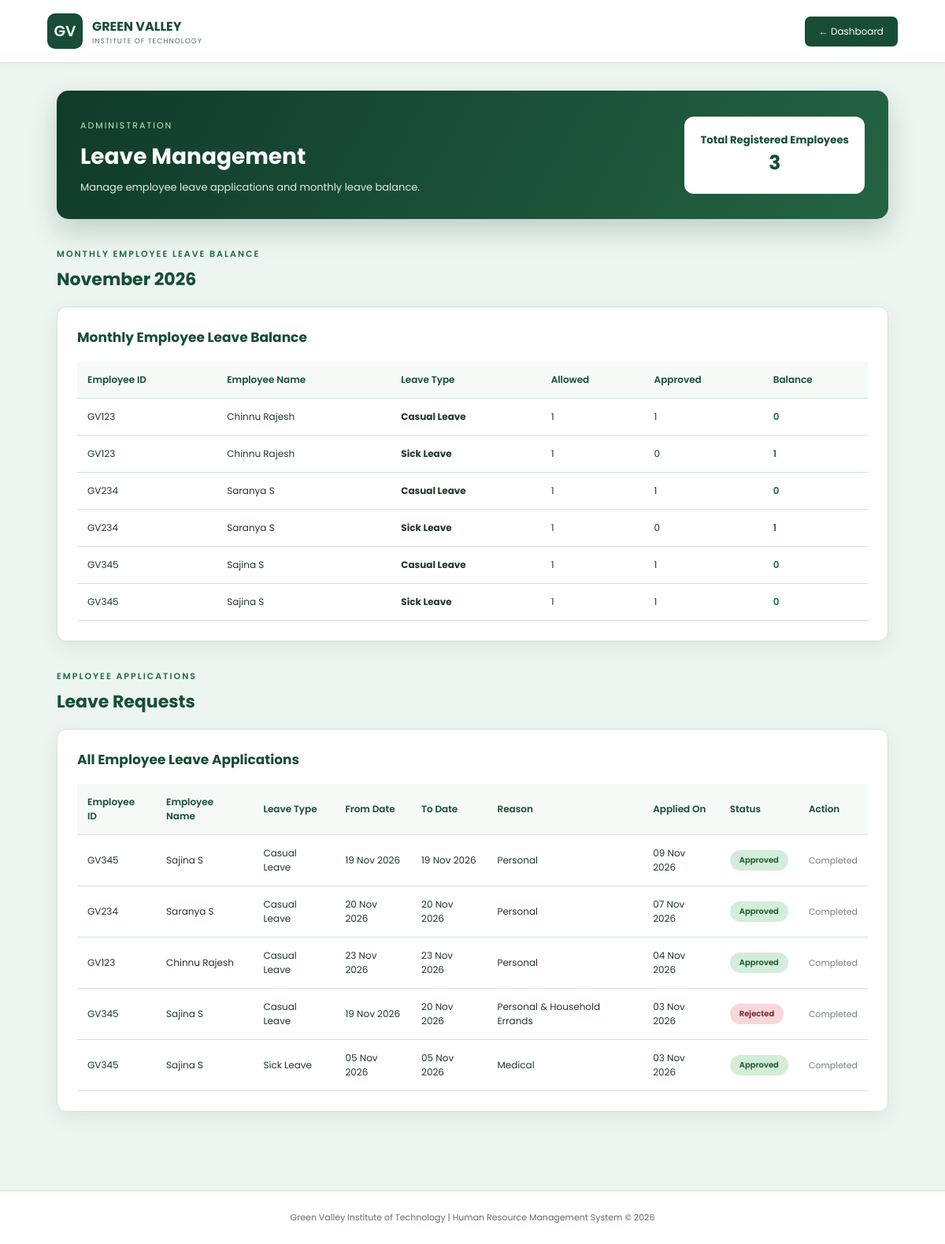
Page /manage_leave/ (signed in) on the committed database.
### app/models.py (models this page shows, shortened)
class Leave(models.Model):
    LEAVE_TYPES = [
        ('Casual Leave', 'Casual Leave'),
        ('Sick Leave', 'Sick Leave'),
        ('Emergency Leave', 'Emergency Leave'),
    ]
    STATUS_CHOICES = [
        ('Pending', 'Pending'),
        ('Approved', 'Approved'),
        ('Rejected', 'Rejected'),
    ]
    employee = models.ForeignKey(
        'Employee',
        on_delete=models.CASCADE
    )
    leave_type = models.CharField(
        max_length=30,
        choices=LEAVE_TYPES
    )
    from_date = models.DateField()
    to_date = models.DateField()
    reason = models.TextField()
    status = models.CharField(
        max_length=20,
        choices=STATUS_CHOICES,
        default='Pending'
    )
    applied_on = models.DateTimeField(
        auto_now_add=True
    )

class Employee(models.Model):
    user = models.OneToOneField(User, on_delete=models.CASCADE)
    employeeid = models.CharField(max_length=50, unique=True)
    phonenumber = models.CharField(max_length=10, null=True, blank=True)
    department = models.CharField(max_length=100, blank=True)
    designation = models.CharField(max_length=200, blank=True)
    joiningdate = models.DateField(null=True, blank=True)
    salary = models.DecimalField(max_digits=10, decimal_places=2, default=0)

### app/views.py (the view)
# urls.py: path('manage_leave/', views.manage_leave, name='manage_leave'),
@login_required
def manage_leave(request):
    total_employees = Employee.objects.count()
    if not request.user.is_staff:
        messages.error(request, "Admin access required.")
        return redirect('adminlogin')
    today = timezone.localdate()
    employees = Employee.objects.select_related(
        'user'
    ).all().order_by('employeeid')
    monthly_balances = []
    for employee in employees:
        for leave_type in ['Casual Leave', 'Sick Leave']:
            used = get_approved_leave_days(
                employee,
                leave_type,
                today.year,
                today.month
            )
            monthly_balances.append({
                'employeeid': employee.employeeid,
                'name': employee.user.first_name,
                'leave_type': leave_type,
                'allowed': 1,
                'used': used,
                'remaining': max(0, 1 - used)
            })
    leave_records = Leave.objects.select_related(
        'employee',
        'employee__user'
    ).all().order_by('-applied_on')
    context = {
        'total_employees': total_employees,
        'monthly_balances': monthly_balances,
        'leave_records': leave_records,
        'current_month': today.strftime('%B %Y'),
        'total_requests': leave_records.count(),
        'pending_count': leave_records.filter(
            status='Pending'
        ).count(),
        'approved_count': leave_records.filter(
            status='Approved'
        ).count(),
        'rejected_count': leave_records.filter(
            status='Rejected'
        ).count(),
    }
    return render(
        request,
        'manage_leave.html',
        context
    )

### app/views.py (called while the page is built)
def get_approved_leave_days(employee, leave_type, year, month, exclude_id=None):
    first_day = date(year, month, 1)
    if month == 12:
        next_month = date(year + 1, 1, 1)
    else:
        next_month = date(year, month + 1, 1)
    last_day = next_month - timedelta(days=1)
    leaves = Leave.objects.filter(
        employee=employee,
        leave_type=leave_type,
        status='Approved',
        from_date__lte=last_day,
        to_date__gte=first_day
    )
    if exclude_id:
        leaves = leaves.exclude(id=exclude_id)
    used = 0
    for leave in leaves:
        start = max(leave.from_date, first_day)
        end = min(leave.to_date, last_day)
        used += (end - start).days + 1
    return used

### templates/manage_leave.html (shortened to what this page needs)
<!DOCTYPE html>
<html lang="en">
<head>
</head>
<body>
<header>
    <div class="logo">
        <div class="logo-icon">GV</div>
        <div>
            <h2>GREEN VALLEY</h2>
            <p>INSTITUTE OF TECHNOLOGY</p>
        </div>
    </div>
    <a href="{% url 'admindashboard' %}" class="back-btn">
        ← Dashboard
    </a>
</header>
<main class="container">
    <section class="welcome">
    <div>
        <span>ADMINISTRATION</span>
        <h1>Leave Management</h1>
        <p>Manage employee leave applications and monthly leave balance.</p>
    </div>
    <div class="admin-badge">
        <h5>Total Registered Employees</h5>
        <h2>{{ total_employees }}</h2>
    </div>
</section>
    <div class="section-heading">
        <span>MONTHLY EMPLOYEE LEAVE BALANCE</span>
        <h2>{{ current_month }}</h2>
    </div>
    <section class="card">
        <h3>Monthly Employee Leave Balance</h3>
        <div class="table-wrapper">
            <table>
                <thead>
                    <tr>
                        <th>Employee ID</th>
                        <th>Employee Name</th>
                        <th>Leave Type</th>
                        <th>Allowed</th>
                        <th>Approved</th>
                        <th>Balance</th>
                    </tr>
                </thead>
                <tbody>
                    {% for item in monthly_balances %}
                    <tr>
                        <td>{{ item.employeeid }}</td>
                        <td>{{ item.name|title }}</td>
                        <td><strong>{{ item.leave_type }}</strong></td>
                        <td>{{ item.allowed }}</td>
                        <td>{{ item.used }}</td>
                        <td class="balance">{{ item.remaining }}</td>
                    </tr>
                    {% empty %}
                    <tr>
                        <td colspan="6" class="empty">
                            No employees found.
                        </td>
                    </tr>
                    {% endfor %}
                </tbody>
            </table>
        </div>
    </section>
    <div class="section-heading">
        <span>EMPLOYEE APPLICATIONS</span>
        <h2>Leave Requests</h2>
    </div>
    <section class="card">
        <h3>All Employee Leave Applications</h3>
        <div class="table-wrapper">
            <table>
                <thead>
                    <tr>
                        <th>Employee ID</th>
                        <th>Employee Name</th>
                        <th>Leave Type</th>
                        <th>From Date</th>
                        <th>To Date</th>
                        <th>Reason</th>
                        <th>Applied On</th>
                        <th>Status</th>
                        <th>Action</th>
                    </tr>
                </thead>
                <tbody>
                    {% for leave in leave_records %}
                    <tr>
                        <td>{{ leave.employee.employeeid }}</td>
                        <td>
                            {{ leave.employee.user.first_name|title }}
                        </td>
                        <td>{{ leave.leave_type }}</td>
                        <td>{{ leave.from_date|date:"d M Y" }}</td>
                        <td>{{ leave.to_date|date:"d M Y" }}</td>
                        <td>{{ leave.reason|truncatechars:30 }}</td>
                        <td>{{ leave.applied_on|date:"d M Y" }}</td>
                        <td>
                            <span class="status {{ leave.status }}">
                                {{ leave.status }}
                            </span>
                        </td>
                        <td>
                            {% if leave.status == 'Pending' %}
                            <form method="POST"
                                  action="{% url 'admin_leave_action' leave.id %}"
                                  class="action-form">
                                {% csrf_token %}
                                <button
                                    type="submit"
                                    name="action"
                                    value="approve"
                                    class="action-btn approve-btn">
                                    ✓ Approve
                                </button>
                                <button
                                    type="submit"
                                    name="action"
                                    value="reject"
                                    class="action-btn reject-btn"
                                    onclick="return confirm('Are you sure you want to reject this leave?');">
                                    ✕ Reject
                                </button>
                            </form>
                            {% else %}
                            <span style="color:#738076;font-size:11px;">
                                Completed
                            </span>
                            {% endif %}
                        </td>
                    </tr>
                    {% empty %}
                    <tr>
                        <td colspan="9" class="empty">
                            No leave applications found.
                        </td>
                    </tr>
                    {% endfor %}
                </tbody>
            </table>
        </div>
    </section>
</main>
<footer>
    Green Valley Institute of Technology |
    Human Resource Management System © 2026
</footer>
</body>
</html>

### templates/manage_leave.html (style rules this page uses)
:root { --primary-dark: #0d3b23; --primary: #174d36; --accent: #1e6b48; --bg-main: #edf5f0; --text-main: #20372a; --text-muted: #5c6e61; --border-color: #d2e3d7; --shadow: 0 8px 25px rgba(23,77,54,0.08); }
* { margin: 0; padding: 0; box-sizing: border-box; }
body { font-family: 'Poppins', Arial, sans-serif; background: var(--bg-main); color: var(--text-main); }
header { min-height: 80px; padding: 15px 5%; display: flex; justify-content: space-between; align-items: center; background: white; border-bottom: 1px solid var(--border-color); box-shadow: 0 2px 10px rgba(0,0,0,0.03); }
.logo { display: flex; align-items: center; gap: 12px; }
.logo-icon { width: 45px; height: 45px; background: var(--primary); color: white; display: flex; justify-content: center; align-items: center; border-radius: 10px; font-weight: 600; font-size: 19px; }
.logo h2 { font-size: 16px; color: var(--primary); }
.logo p { font-size: 9px; color: var(--text-muted); letter-spacing: 1px; }
.back-btn { background: var(--primary); color: white; text-decoration: none; padding: 10px 18px; border-radius: 7px; font-size: 12px; }
.container { padding: 35px 6%; }
.welcome { display: flex; justify-content: space-between; align-items: center; gap: 20px; padding: 30px; border-radius: 15px; background: linear-gradient(120deg, #103b29, #246344); color: white; margin-bottom: 30px; box-shadow: 0 15px 35px rgba(13,56,34,0.2); }
.welcome span { color: #b9edc8; font-size: 11px; letter-spacing: 2px; }
.welcome h1 { font-size: 28px; margin: 8px 0; }
.welcome p { font-size: 13px; color: #e0eee3; }
.section-heading { margin: 30px 0 18px; }
.section-heading span { font-size: 11px; letter-spacing: 2px; color: var(--accent); font-weight: 600; }
.section-heading h2 { font-size: 22px; color: var(--primary); margin-top: 5px; }
.card { background: white; padding: 25px; border-radius: 12px; border: 1px solid var(--border-color); box-shadow: var(--shadow); margin-bottom: 30px; }
.card h3 { font-size: 17px; color: var(--primary); margin-bottom: 18px; }
.table-wrapper { width: 100%; overflow-x: auto; }
table { width: 100%; border-collapse: collapse; font-size: 12px; text-align: left; min-width: 650px; }
th, td { padding: 14px 13px; border-bottom: 1px solid var(--border-color); }
th { background: #f5faf6; color: var(--primary); font-weight: 600; }
.balance { font-weight: 600; color: var(--accent); }
.status { display: inline-block; padding: 5px 12px; border-radius: 20px; font-size: 10px; font-weight: 600; }
.status.Approved { background: #d4edda; color: #155724; }
.status.Rejected { background: #f8d7da; color: #721c24; }
footer { padding: 25px; margin-top: 35px; text-align: center; background: white; border-top: 1px solid var(--border-color); color: var(--text-muted); font-size: 11px; }
.admin-badge { display: block; min-width: 180px; padding: 20px; background: white; color: #174d36; border-radius: 12px; text-align: center; flex-shrink: 0; }
.admin-badge h2 { font-size: 25px; }

### rows in the picture
Leave: employeeid "GV123", name "Chinnu Rajesh", leave_type "Casual Leave", allowed "1", used "1", remaining "0", employeeid "GV234", name "Saranya S", employeeid "GV345", name "Sajina S", employee.employeeid "GV123", employee.user.first_name "Chinnu Rajesh", from_date "23 Nov 2026", to_date "23 Nov 2026", reason "Personal", applied_on "04 Nov 2026", status "Approved", shows "Completed"
Leave: employeeid "GV123", name "Chinnu Rajesh", leave_type "Sick Leave", allowed "1", used "0", remaining "1", employeeid "GV234", name "Saranya S", employeeid "GV345", name "Sajina S", used "1", remaining "0", employee.employeeid "GV345", employee.user.first_name "Sajina S", from_date "05 Nov 2026", to_date "05 Nov 2026", reason "Medical", applied_on "03 Nov 2026", status "Approved", shows "Completed"
Leave: employee.employeeid "GV345", employee.user.first_name "Sajina S", leave_type "Casual Leave", from_date "19 Nov 2026", to_date "19 Nov 2026", reason "Personal", applied_on "09 Nov 2026", status "Approved", shows "Completed"
Leave: employee.employeeid "GV234", employee.user.first_name "Saranya S", leave_type "Casual Leave", from_date "20 Nov 2026", to_date "20 Nov 2026", reason "Personal", applied_on "07 Nov 2026", status "Approved", shows "Completed"
Leave: employee.employeeid "GV345", employee.user.first_name "Sajina S", leave_type "Casual Leave", from_date "19 Nov 2026", to_date "20 Nov 2026", reason "Personal & Household Errands", applied_on "03 Nov 2026", status "Rejected", shows "Completed"

### other values in the picture
{{ total_employees }} "3"
{{ current_month }} "November 2026"
